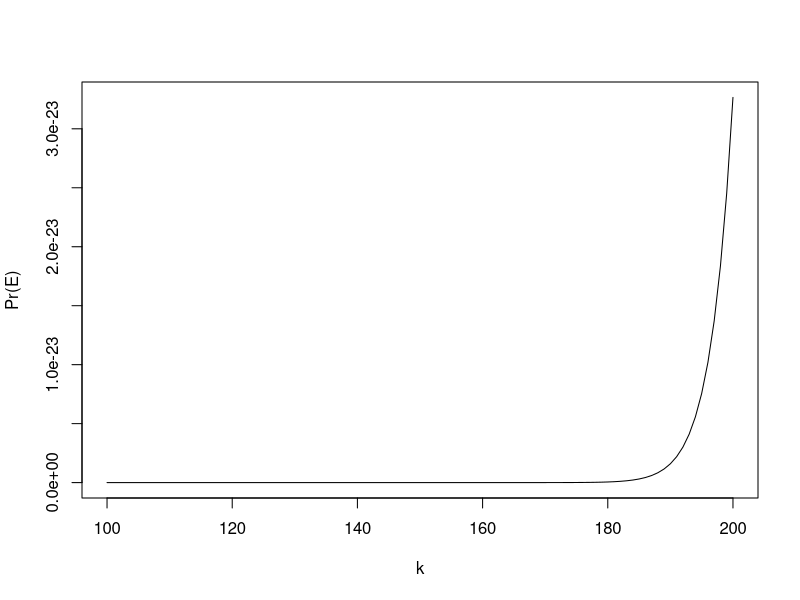
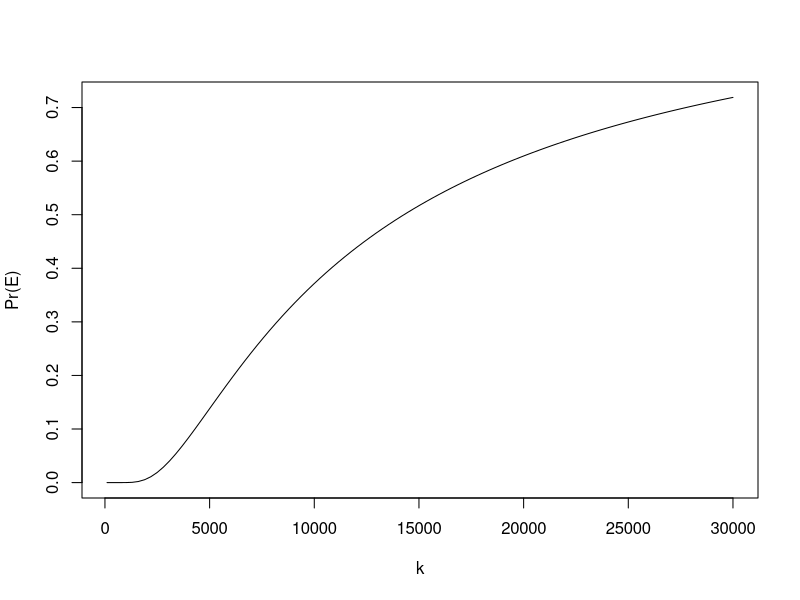

Write R code to recreate these figures, in order.
## ---- chunk 1
Pr <- function(k) {
  choose(k-1, 99)/choose(k+99, k)
}
curve(Pr, from = 100, to = 200, xlab = "k", ylab = "Pr(E)")
## ---- chunk 2
curve(Pr, from = 100, to = 30000, xlab = "k", ylab = "Pr(E)")
## ---- chunk 3
for (k in seq(100, 30000, 1)) {
  if (Pr(k) >= 0.5) {
    print(paste0("It takes ", k, " times for the probability to reach 50%."))
    break
  }
}
## ---- chunk 4
for (k in seq(100, 50000, 1)) {
  if (Pr(k) >= 0.8) {
    print(paste0("It takes ", k, " times for the probability to reach 80%."))
    break
  }
}
